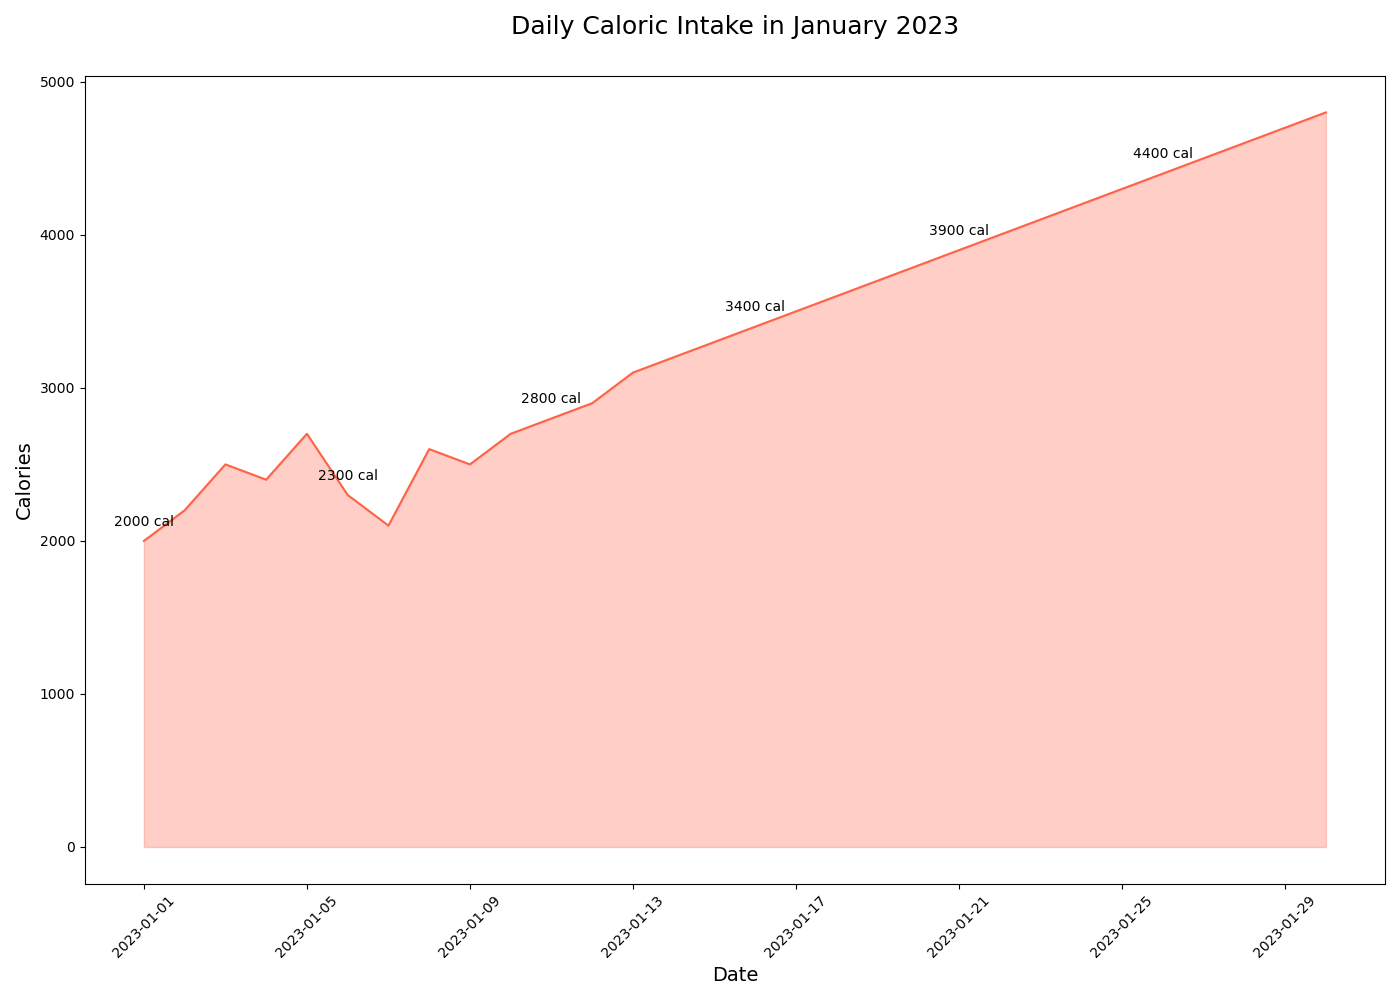

This chart was generated by the following Python code:

import pandas as pd
import seaborn as sns
import matplotlib.pyplot as plt

data = {
    'Date': pd.date_range(start='2023-01-01', periods=30, freq='D'),
    'Calories': [
        2000, 2200, 2500, 2400, 2700, 2300, 2100, 2600, 2500, 2700, 2800, 2900, 3100, 3200, 3300, 3400, 3500,
        3600, 3700, 3800, 3900, 4000, 4100, 4200, 4300, 4400, 4500, 4600, 4700, 4800
    ]
}

df = pd.DataFrame(data)

plt.figure(figsize=(14, 10))

sns.lineplot(data=df, x='Date', y='Calories', color="#FF6347")
plt.fill_between(df.Date, df.Calories, color="#FF6347", alpha=0.3)

for index, value in df.iterrows():
    if index % 5 == 0:
        plt.text(value['Date'], value['Calories'] + 100, f"{value['Calories']} cal", ha='center')

plt.title('Daily Caloric Intake in January 2023', fontsize=18, pad=30)
plt.xlabel('Date', fontsize=14)
plt.ylabel('Calories', fontsize=14)
plt.xticks(rotation=45)

plt.tight_layout()
plt.show()
